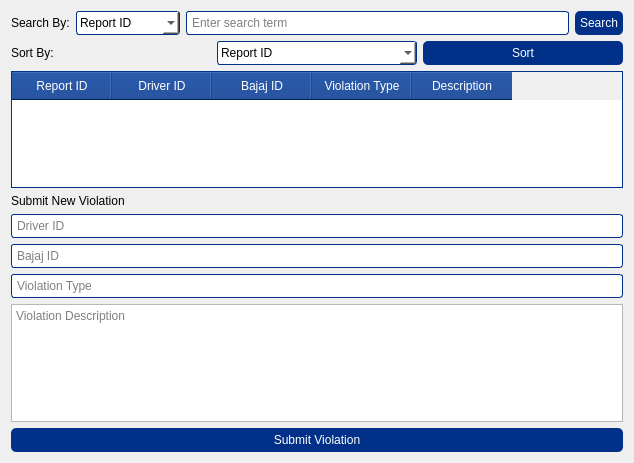
<?xml version="1.0" encoding="UTF-8"?>
<ui version="4.0">
 <class>PoliceController</class>
 <widget class="QWidget" name="PoliceController">
  <property name="geometry">
   <rect>
    <x>0</x>
    <y>0</y>
    <width>634</width>
    <height>463</height>
   </rect>
  </property>
  <property name="windowTitle">
   <string>Traffic Police Dashboard</string>
  </property>
  <property name="styleSheet">
   <string>background-color: #E6F0FA; /* Light blue background */
QLabel { font-size: 14px; color: #003087; font-weight: bold; }
QPushButton { background-color: #003087; color: white; border-radius: 5px; padding: 5px; }
QPushButton:hover { background-color: #0052cc; }
QLineEdit { border: 1px solid #003087; border-radius: 3px; padding: 3px; }
QComboBox { border: 1px solid #003087; border-radius: 3px; padding: 3px; background-color: white; }
QTableWidget { border: 1px solid #003087; background-color: white; }
QTableWidget::item { padding: 5px; }
QTableWidget QTableCornerButton::section { background-color: #003087; }
QTableWidget QHeaderView::section { background-color: #003087; color: white; padding: 5px; }</string>
  </property>
  <layout class="QVBoxLayout" name="verticalLayout">
   <item>
    <layout class="QHBoxLayout" name="searchLayout">
     <item>
      <widget class="QLabel" name="searchLabel">
       <property name="text">
        <string>Search By:</string>
       </property>
      </widget>
     </item>
     <item>
      <widget class="QComboBox" name="searchComboBox">
       <item>
        <property name="text">
         <string>Report ID</string>
        </property>
       </item>
       <item>
        <property name="text">
         <string>Driver ID</string>
        </property>
       </item>
       <item>
        <property name="text">
         <string>Bajaj ID</string>
        </property>
       </item>
       <item>
        <property name="text">
         <string>Violation Type</string>
        </property>
       </item>
      </widget>
     </item>
     <item>
      <widget class="QLineEdit" name="searchLineEdit">
       <property name="placeholderText">
        <string>Enter search term</string>
       </property>
      </widget>
     </item>
     <item>
      <widget class="QPushButton" name="searchButton">
       <property name="text">
        <string>Search</string>
       </property>
      </widget>
     </item>
    </layout>
   </item>
   <item>
    <layout class="QHBoxLayout" name="sortLayout">
     <item>
      <widget class="QLabel" name="sortLabel">
       <property name="text">
        <string>Sort By:</string>
       </property>
      </widget>
     </item>
     <item>
      <widget class="QComboBox" name="sortComboBox">
       <item>
        <property name="text">
         <string>Report ID</string>
        </property>
       </item>
       <item>
        <property name="text">
         <string>Driver ID</string>
        </property>
       </item>
       <item>
        <property name="text">
         <string>Bajaj ID</string>
        </property>
       </item>
       <item>
        <property name="text">
         <string>Violation Type</string>
        </property>
       </item>
      </widget>
     </item>
     <item>
      <widget class="QPushButton" name="sortButton">
       <property name="text">
        <string>Sort</string>
       </property>
      </widget>
     </item>
    </layout>
   </item>
   <item>
    <widget class="QTableWidget" name="violationTable">
     <property name="columnCount">
      <number>5</number>
     </property>
     <column>
      <property name="text">
       <string>Report ID</string>
      </property>
     </column>
     <column>
      <property name="text">
       <string>Driver ID</string>
      </property>
     </column>
     <column>
      <property name="text">
       <string>Bajaj ID</string>
      </property>
     </column>
     <column>
      <property name="text">
       <string>Violation Type</string>
      </property>
     </column>
     <column>
      <property name="text">
       <string>Description</string>
      </property>
     </column>
    </widget>
   </item>
   <item>
    <widget class="QLabel" name="submitLabel">
     <property name="text">
      <string>Submit New Violation</string>
     </property>
    </widget>
   </item>
   <item>
    <widget class="QLineEdit" name="driverIdLineEdit">
     <property name="placeholderText">
      <string>Driver ID</string>
     </property>
    </widget>
   </item>
   <item>
    <widget class="QLineEdit" name="bajajIdLineEdit">
     <property name="placeholderText">
      <string>Bajaj ID</string>
     </property>
    </widget>
   </item>
   <item>
    <widget class="QLineEdit" name="violationTypeLineEdit">
     <property name="placeholderText">
      <string>Violation Type</string>
     </property>
    </widget>
   </item>
   <item>
    <widget class="QTextEdit" name="descriptionTextEdit">
     <property name="placeholderText">
      <string>Violation Description</string>
     </property>
    </widget>
   </item>
   <item>
    <widget class="QPushButton" name="submitViolationButton">
     <property name="text">
      <string>Submit Violation</string>
     </property>
    </widget>
   </item>
  </layout>
 </widget>
 <resources/>
 <connections/>
</ui>
